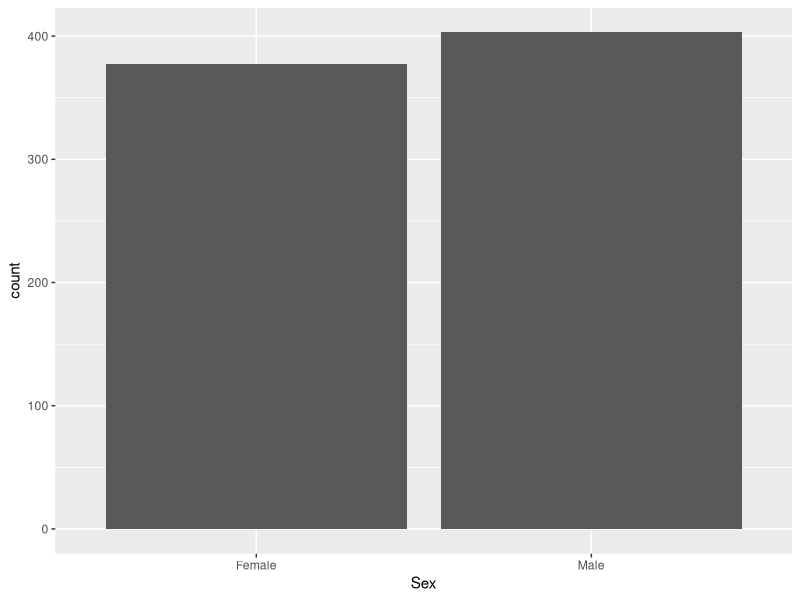
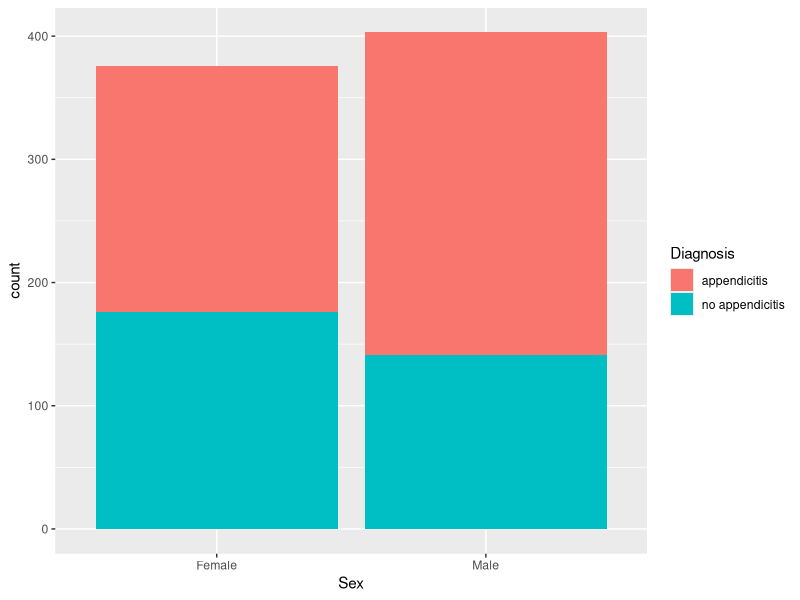
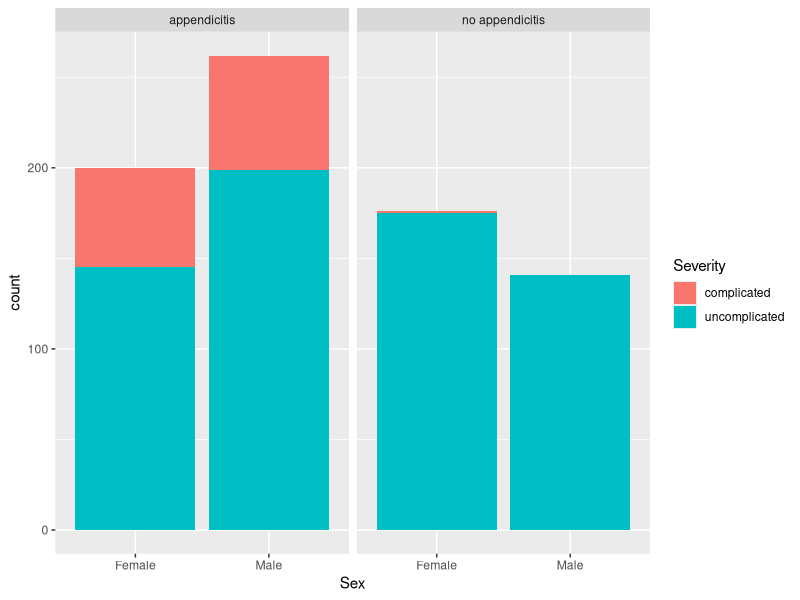
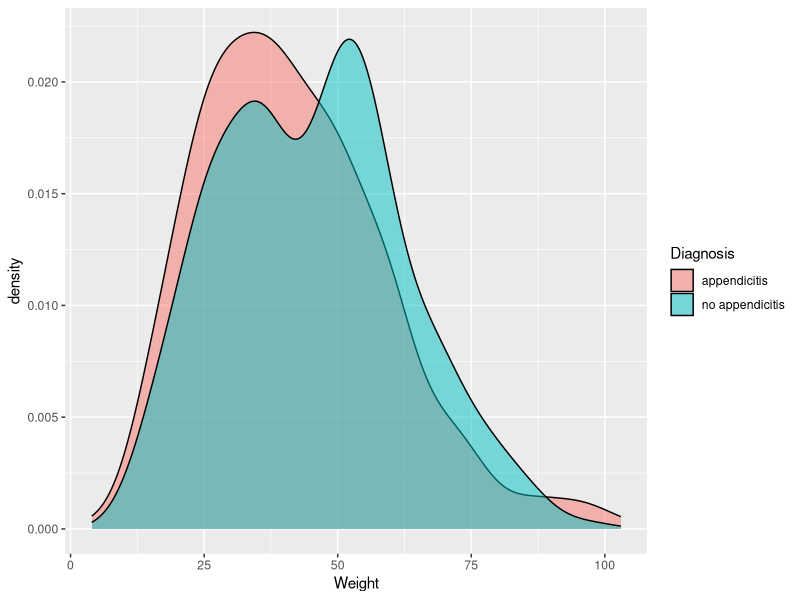
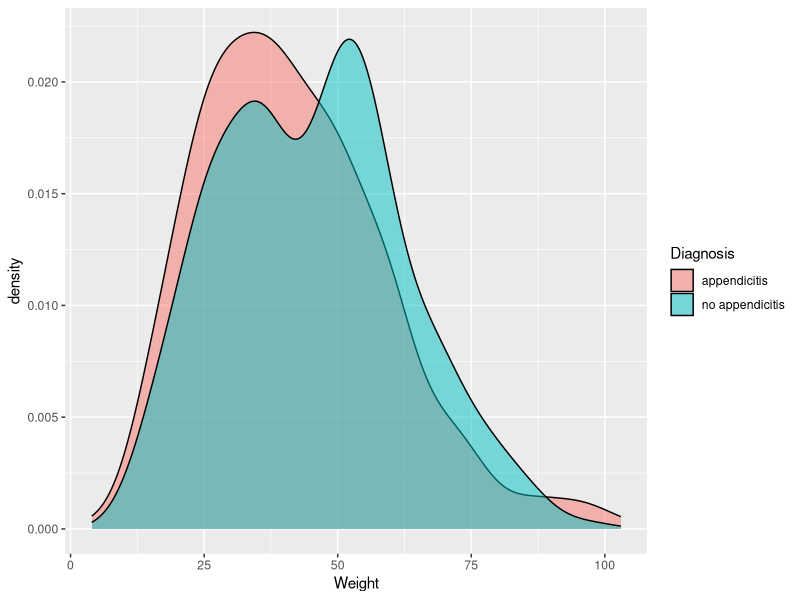
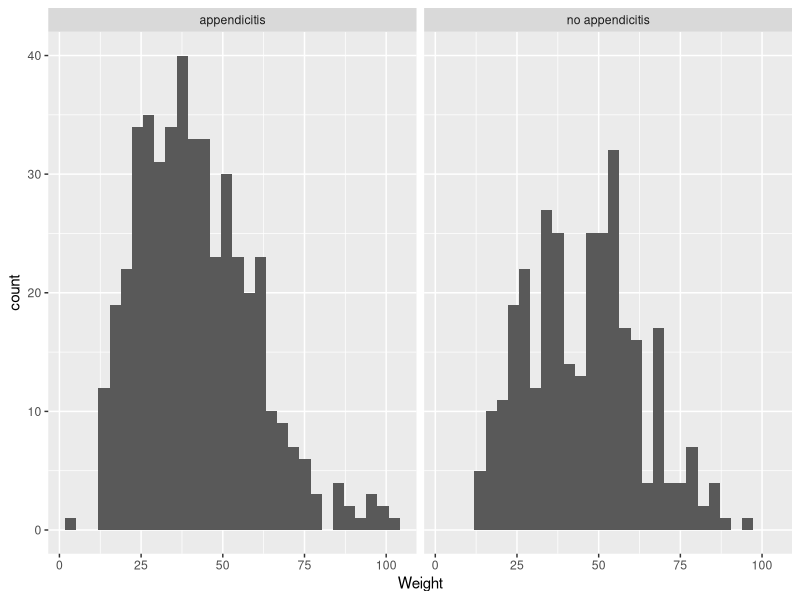
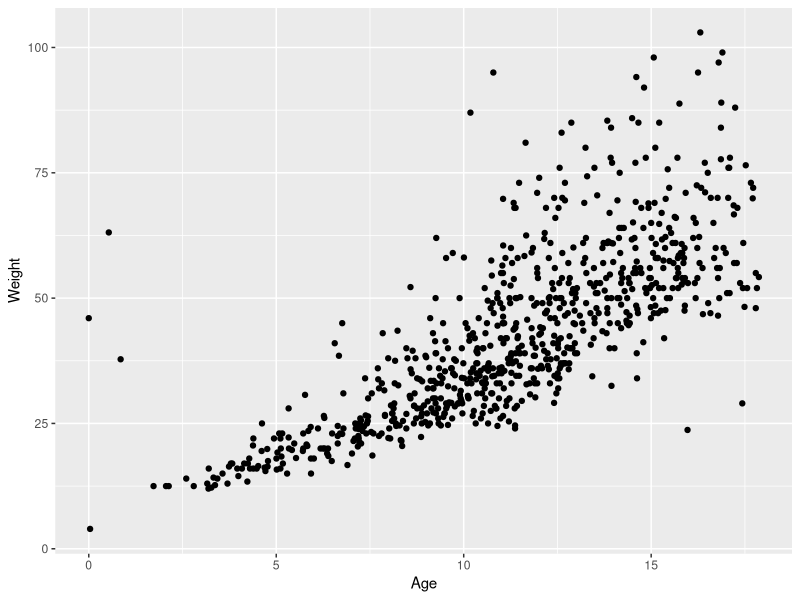
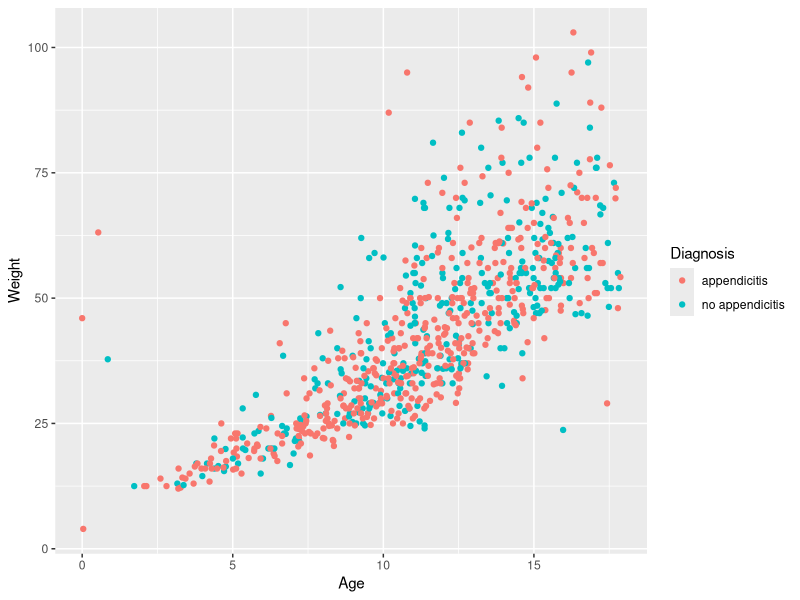

Write R code to recreate these figures, in order.
## ---- chunk 1
options(htmltools.dir.version = FALSE)
knitr::opts_chunk$set(
  message = FALSE,
  warning = FALSE,
  dev = "svg",
  fig.align = "center",
  #fig.width = 11,
  #fig.height = 5
  cache = TRUE
)

# define vars
om = par("mar")
lowtop = c(om[1],om[2],0.1,om[4])
library(tidyverse)
library(knitr)
#use_python("C:\\python\\python.exe")
options(dplyr.print_min = 5)
## ---- chunk 2
#download data to local folder
library(tidyverse)
library(readxl)
app_data <- read_excel("app_data.xlsx", sheet = 1)
## ---- chunk 3
app_data
## ---- chunk 4
str(app_data)
## ---- chunk 5
app_data <- app_data |>
  mutate(BMI = as.numeric(BMI),
         US_Number = as.character(US_Number))
app_data
## ---- chunk 6
psych::describe(app_data)
## ---- chunk 7
colSums(is.na(app_data))
## ---- chunk 8
sum_na <- function(column){
  sum(is.na(column))
}
na_counts <- app_data |>
  summarize(across(everything(), sum_na))
na_counts
## ---- chunk 9
names(app_data)[na_counts < 30]
## ---- chunk 10
app_data |> 
  drop_na(names(app_data)[na_counts < 30])
## ---- chunk 11
app_data <- app_data |> 
  replace_na(list(BMI = mean(app_data$BMI, na.rm = TRUE),
                  Height = mean(app_data$Height, na.rm = TRUE)))
app_data
## ---- chunk 12
unique(app_data$Sex)
unique(app_data$Diagnosis)
unique(app_data$Severity)
## ---- chunk 13
app_data |>
  mutate(SexF = factor(Sex, levels = c("female", "male"), labels = c("Female", "Male")),
         DiagnosisF = as.factor(Diagnosis),
         SeverityF = as.factor(Severity)) |>
  select(SexF, DiagnosisF, SeverityF)
## ---- chunk 14
app_data <- app_data |>
  mutate(SexF = factor(Sex, levels = c("female", "male"), labels = c("Female", "Male")),
         DiagnosisF = as.factor(Diagnosis),
         SeverityF = as.factor(Severity))
## ---- chunk 15
app_data |>
  group_by(SexF) |>
  drop_na(SexF) |>
  summarize(count = n())
## ---- chunk 16
app_data |>
  group_by(DiagnosisF) |>
  drop_na(DiagnosisF) |>
  summarize(count = n())
## ---- chunk 17
app_data |>
  group_by(SexF, DiagnosisF) |>
  drop_na(SexF, DiagnosisF) |>
  summarize(count = n()) |>
  pivot_wider(names_from = DiagnosisF, values_from = count)
## ---- chunk 18
app_data |>
  group_by(SexF, DiagnosisF, SeverityF) |>
  drop_na(SexF, DiagnosisF, SeverityF) |>
  summarize(count = n()) |>
  pivot_wider(names_from = DiagnosisF, values_from = count)
## ---- chunk 19
ggplot(app_data |>
  group_by(SexF) |>
  drop_na(SexF) |>
  summarize(count = n()), aes(x = SexF, y = count)) +
  geom_bar(stat = "identity") +
  labs(x = "Sex")
## ---- chunk 20
ggplot(app_data |>
  group_by(SexF, DiagnosisF) |>
  drop_na(SexF, DiagnosisF) |>
  summarize(count = n()), aes(x = SexF, y = count, fill = DiagnosisF)) +
  geom_bar(stat = "identity") + 
  scale_fill_discrete("Diagnosis") +
  labs(x = "Sex")
## ---- chunk 21
ggplot(app_data |>
  group_by(SexF, DiagnosisF, SeverityF) |>
  drop_na(SexF, DiagnosisF, SeverityF) |>
  summarize(count = n()), aes(x = SexF, y = count, fill = SeverityF)) +
  geom_bar(stat = "identity") + 
  scale_fill_discrete("Severity") +
  labs(x = "Sex") +
  facet_wrap(~DiagnosisF)
## ---- chunk 22
ggplot(app_data |> drop_na(Weight, Diagnosis), aes(x = Weight, fill = Diagnosis)) + 
  geom_density(alpha = 0.5)
## ---- chunk 23
app_data |>
  group_by(Diagnosis) |>
  drop_na(Diagnosis, Weight) |>
  summarize(mean_weight = mean(Weight), 
            median_weight = median(Weight))
## ---- chunk 24
app_data |>
  group_by(Diagnosis) |>
  drop_na(Diagnosis, Weight) |>
  summarize(across(Weight, .fns = list("mean" = mean, 
                                       "median" = median, 
                                       "var" = var, 
                                       "sd" = sd, 
                                       "IQR" = IQR), .names = "{.fn}_{.col}"))
## ---- chunk 25
ggplot(app_data |> drop_na(Weight, Diagnosis), aes(x = Weight, fill = Diagnosis)) + 
  geom_density(alpha = 0.5)
## ---- chunk 26
ggplot(app_data |> drop_na(Weight, Diagnosis), aes(x = Weight)) + 
  geom_histogram() +
  facet_wrap(~Diagnosis)
## ---- chunk 27
ggplot(app_data |> drop_na(Weight, Age), aes(x = Age, y = Weight)) +
  geom_point()
## ---- chunk 28
app_data |>
  drop_na(Weight, Age) |>
  summarize(cov = cov(Weight, Age), corr = cor(Weight, Age))
## ---- chunk 29
app_data |>
  drop_na(Weight, Age) |>
  summarize(cov = cov(Weight, Age), corr = cor(Weight, Age))
## ---- chunk 30
ggplot(app_data |> drop_na(Weight, Age, Diagnosis), aes(x = Age, y = Weight, color = Diagnosis)) +
  geom_point()
## ---- chunk 31
app_data |>
  drop_na(Weight, Age, Diagnosis) |>
  group_by(Diagnosis) |> 
  summarize(cov = cov(Weight, Age), corr = cor(Weight, Age))
## ---- chunk 32
ggplot(app_data |> drop_na(Weight, Age, Diagnosis, Length_of_Stay), aes(x = Age, y = Weight, color = Diagnosis, size = Length_of_Stay)) +
  geom_point(alpha = 0.5)
